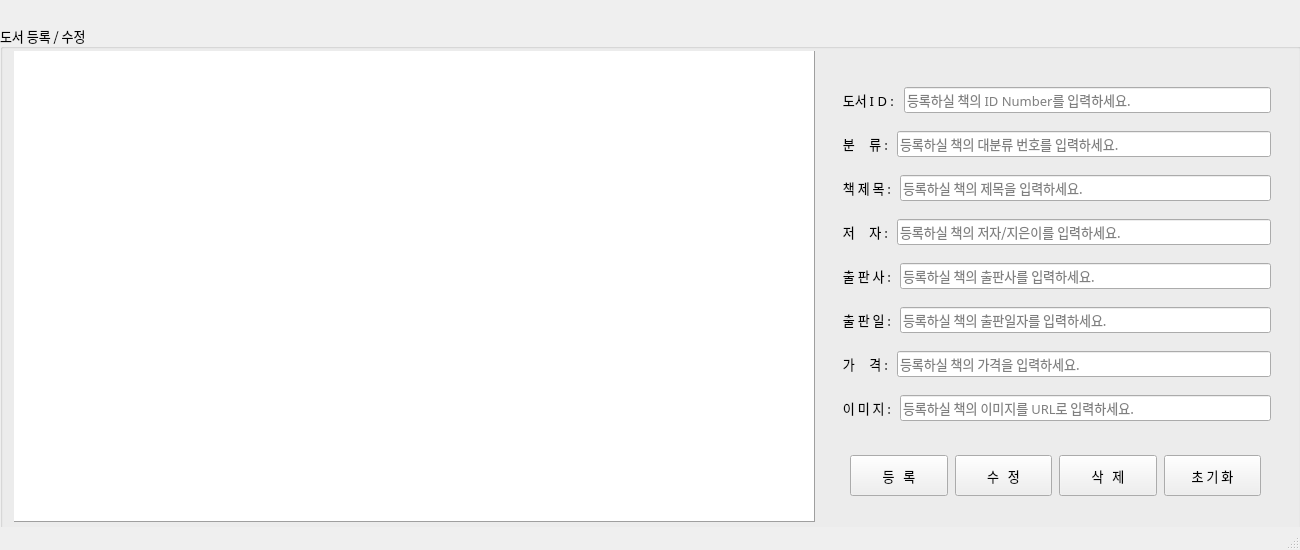
<?xml version="1.0" encoding="UTF-8"?>
<ui version="4.0">
 <class>MainWindow</class>
 <widget class="QMainWindow" name="MainWindow">
  <property name="geometry">
   <rect>
    <x>0</x>
    <y>0</y>
    <width>1300</width>
    <height>550</height>
   </rect>
  </property>
  <property name="maximumSize">
   <size>
    <width>1300</width>
    <height>550</height>
   </size>
  </property>
  <property name="font">
   <font>
    <family>NanumGothic</family>
    <pointsize>10</pointsize>
    <weight>50</weight>
    <bold>false</bold>
   </font>
  </property>
  <property name="windowTitle">
   <string>MainWindow</string>
  </property>
  <widget class="QWidget" name="centralwidget">
   <widget class="QWidget" name="verticalLayoutWidget">
    <property name="geometry">
     <rect>
      <x>0</x>
      <y>25</y>
      <width>1301</width>
      <height>511</height>
     </rect>
    </property>
    <layout class="QVBoxLayout" name="verticalLayout">
     <item>
      <layout class="QHBoxLayout" name="horizontalLayout">
       <item>
        <widget class="QGroupBox" name="groupBox">
         <property name="sizePolicy">
          <sizepolicy hsizetype="MinimumExpanding" vsizetype="Preferred">
           <horstretch>0</horstretch>
           <verstretch>0</verstretch>
          </sizepolicy>
         </property>
         <property name="title">
          <string>도서 등록 / 수정</string>
         </property>
         <property name="alignment">
          <set>Qt::AlignLeading|Qt::AlignLeft|Qt::AlignTop</set>
         </property>
         <property name="flat">
          <bool>false</bool>
         </property>
         <widget class="QWidget" name="verticalLayoutWidget_2">
          <property name="geometry">
           <rect>
            <x>840</x>
            <y>50</y>
            <width>431</width>
            <height>361</height>
           </rect>
          </property>
          <layout class="QVBoxLayout" name="verticalLayout_2">
           <item>
            <layout class="QHBoxLayout" name="horizontalLayout_8">
             <item>
              <widget class="QLabel" name="label_6">
               <property name="maximumSize">
                <size>
                 <width>100</width>
                 <height>40</height>
                </size>
               </property>
               <property name="text">
                <string> 도서 I D : </string>
               </property>
              </widget>
             </item>
             <item>
              <widget class="QLineEdit" name="input_book_idno">
               <property name="toolTip">
                <string>등록하실 책의 ID Number를 입력하세요.</string>
               </property>
               <property name="toolTipDuration">
                <number>3</number>
               </property>
               <property name="placeholderText">
                <string>등록하실 책의 ID Number를 입력하세요.</string>
               </property>
              </widget>
             </item>
            </layout>
           </item>
           <item>
            <layout class="QHBoxLayout" name="horizontalLayout_2">
             <item>
              <widget class="QLabel" name="label">
               <property name="maximumSize">
                <size>
                 <width>100</width>
                 <height>40</height>
                </size>
               </property>
               <property name="text">
                <string> 분     류 : </string>
               </property>
              </widget>
             </item>
             <item>
              <widget class="QLineEdit" name="input_book_type">
               <property name="toolTip">
                <string>등록하실 책의 대분류 번호를 입력하세요.</string>
               </property>
               <property name="toolTipDuration">
                <number>3</number>
               </property>
               <property name="placeholderText">
                <string>등록하실 책의 대분류 번호를 입력하세요.</string>
               </property>
              </widget>
             </item>
            </layout>
           </item>
           <item>
            <layout class="QHBoxLayout" name="horizontalLayout_4">
             <item>
              <widget class="QLabel" name="label_2">
               <property name="maximumSize">
                <size>
                 <width>100</width>
                 <height>40</height>
                </size>
               </property>
               <property name="text">
                <string> 책 제 목 : </string>
               </property>
              </widget>
             </item>
             <item>
              <widget class="QLineEdit" name="input_book_name">
               <property name="toolTip">
                <string>등록하실 책의 제목을 입력하세요.</string>
               </property>
               <property name="toolTipDuration">
                <number>3</number>
               </property>
               <property name="placeholderText">
                <string>등록하실 책의 제목을 입력하세요.</string>
               </property>
              </widget>
             </item>
            </layout>
           </item>
           <item>
            <layout class="QHBoxLayout" name="horizontalLayout_5">
             <item>
              <widget class="QLabel" name="label_3">
               <property name="maximumSize">
                <size>
                 <width>100</width>
                 <height>40</height>
                </size>
               </property>
               <property name="text">
                <string> 저     자 : </string>
               </property>
              </widget>
             </item>
             <item>
              <widget class="QLineEdit" name="input_book_edit">
               <property name="toolTip">
                <string>등록하실 책의 저자/지은이를 입력하세요.</string>
               </property>
               <property name="toolTipDuration">
                <number>3</number>
               </property>
               <property name="placeholderText">
                <string>등록하실 책의 저자/지은이를 입력하세요.</string>
               </property>
              </widget>
             </item>
            </layout>
           </item>
           <item>
            <layout class="QHBoxLayout" name="horizontalLayout_3">
             <item>
              <widget class="QLabel" name="label_7">
               <property name="maximumSize">
                <size>
                 <width>100</width>
                 <height>40</height>
                </size>
               </property>
               <property name="text">
                <string> 출 판 사 : </string>
               </property>
              </widget>
             </item>
             <item>
              <widget class="QLineEdit" name="input_book_pubs">
               <property name="placeholderText">
                <string>등록하실 책의 출판사를 입력하세요.</string>
               </property>
              </widget>
             </item>
            </layout>
           </item>
           <item>
            <layout class="QHBoxLayout" name="horizontalLayout_6">
             <item>
              <widget class="QLabel" name="label_4">
               <property name="maximumSize">
                <size>
                 <width>100</width>
                 <height>40</height>
                </size>
               </property>
               <property name="text">
                <string> 출 판 일 : </string>
               </property>
              </widget>
             </item>
             <item>
              <widget class="QLineEdit" name="input_book_date">
               <property name="toolTip">
                <string>등록하실 책의 출판일자를 입력하세요.</string>
               </property>
               <property name="toolTipDuration">
                <number>3</number>
               </property>
               <property name="placeholderText">
                <string>등록하실 책의 출판일자를 입력하세요.</string>
               </property>
              </widget>
             </item>
            </layout>
           </item>
           <item>
            <layout class="QHBoxLayout" name="horizontalLayout_7">
             <item>
              <widget class="QLabel" name="label_5">
               <property name="maximumSize">
                <size>
                 <width>100</width>
                 <height>40</height>
                </size>
               </property>
               <property name="text">
                <string> 가     격 : </string>
               </property>
              </widget>
             </item>
             <item>
              <widget class="QLineEdit" name="input_book_cost">
               <property name="toolTip">
                <string>등록하실 책의 가격을 입력하세요.</string>
               </property>
               <property name="toolTipDuration">
                <number>3</number>
               </property>
               <property name="placeholderText">
                <string>등록하실 책의 가격을 입력하세요.</string>
               </property>
              </widget>
             </item>
            </layout>
           </item>
           <item>
            <layout class="QHBoxLayout" name="horizontalLayout_9">
             <item>
              <widget class="QLabel" name="label_8">
               <property name="maximumSize">
                <size>
                 <width>100</width>
                 <height>40</height>
                </size>
               </property>
               <property name="text">
                <string> 이 미 지 : </string>
               </property>
              </widget>
             </item>
             <item>
              <widget class="QLineEdit" name="input_book_img">
               <property name="toolTip">
                <string>등록하실 책의 이미지를 URL로 입력하세요.</string>
               </property>
               <property name="toolTipDuration">
                <number>3</number>
               </property>
               <property name="placeholderText">
                <string>등록하실 책의 이미지를 URL로 입력하세요.</string>
               </property>
              </widget>
             </item>
            </layout>
           </item>
          </layout>
         </widget>
         <widget class="QWidget" name="horizontalLayoutWidget_8">
          <property name="geometry">
           <rect>
            <x>850</x>
            <y>430</y>
            <width>411</width>
            <height>41</height>
           </rect>
          </property>
          <layout class="QHBoxLayout" name="horizontalLayout_10" stretch="1,1,1,1">
           <property name="spacing">
            <number>7</number>
           </property>
           <property name="rightMargin">
            <number>0</number>
           </property>
           <item>
            <widget class="QPushButton" name="btn_add">
             <property name="sizePolicy">
              <sizepolicy hsizetype="Minimum" vsizetype="MinimumExpanding">
               <horstretch>0</horstretch>
               <verstretch>0</verstretch>
              </sizepolicy>
             </property>
             <property name="text">
              <string>등   록</string>
             </property>
            </widget>
           </item>
           <item>
            <widget class="QPushButton" name="btn_mod">
             <property name="sizePolicy">
              <sizepolicy hsizetype="Minimum" vsizetype="MinimumExpanding">
               <horstretch>0</horstretch>
               <verstretch>0</verstretch>
              </sizepolicy>
             </property>
             <property name="text">
              <string>수   정</string>
             </property>
            </widget>
           </item>
           <item>
            <widget class="QPushButton" name="btn_del">
             <property name="sizePolicy">
              <sizepolicy hsizetype="Minimum" vsizetype="MinimumExpanding">
               <horstretch>0</horstretch>
               <verstretch>0</verstretch>
              </sizepolicy>
             </property>
             <property name="text">
              <string>삭   제</string>
             </property>
            </widget>
           </item>
           <item>
            <widget class="QPushButton" name="btn_clear">
             <property name="sizePolicy">
              <sizepolicy hsizetype="Minimum" vsizetype="MinimumExpanding">
               <horstretch>0</horstretch>
               <verstretch>0</verstretch>
              </sizepolicy>
             </property>
             <property name="font">
              <font>
               <pointsize>10</pointsize>
              </font>
             </property>
             <property name="text">
              <string>  초 기 화  </string>
             </property>
            </widget>
           </item>
          </layout>
         </widget>
         <widget class="QWidget" name="verticalLayoutWidget_3">
          <property name="geometry">
           <rect>
            <x>14</x>
            <y>26</y>
            <width>801</width>
            <height>471</height>
           </rect>
          </property>
          <layout class="QVBoxLayout" name="verticalLayout_5">
           <item>
            <layout class="QHBoxLayout" name="horizontalLayout_11">
             <item>
              <widget class="QTableWidget" name="tblBooks">
               <property name="layoutDirection">
                <enum>Qt::LeftToRight</enum>
               </property>
               <property name="frameShape">
                <enum>QFrame::Panel</enum>
               </property>
               <property name="frameShadow">
                <enum>QFrame::Raised</enum>
               </property>
              </widget>
             </item>
            </layout>
           </item>
          </layout>
         </widget>
        </widget>
       </item>
      </layout>
     </item>
    </layout>
   </widget>
  </widget>
  <widget class="QStatusBar" name="statusbar"/>
 </widget>
 <resources/>
 <connections/>
</ui>
